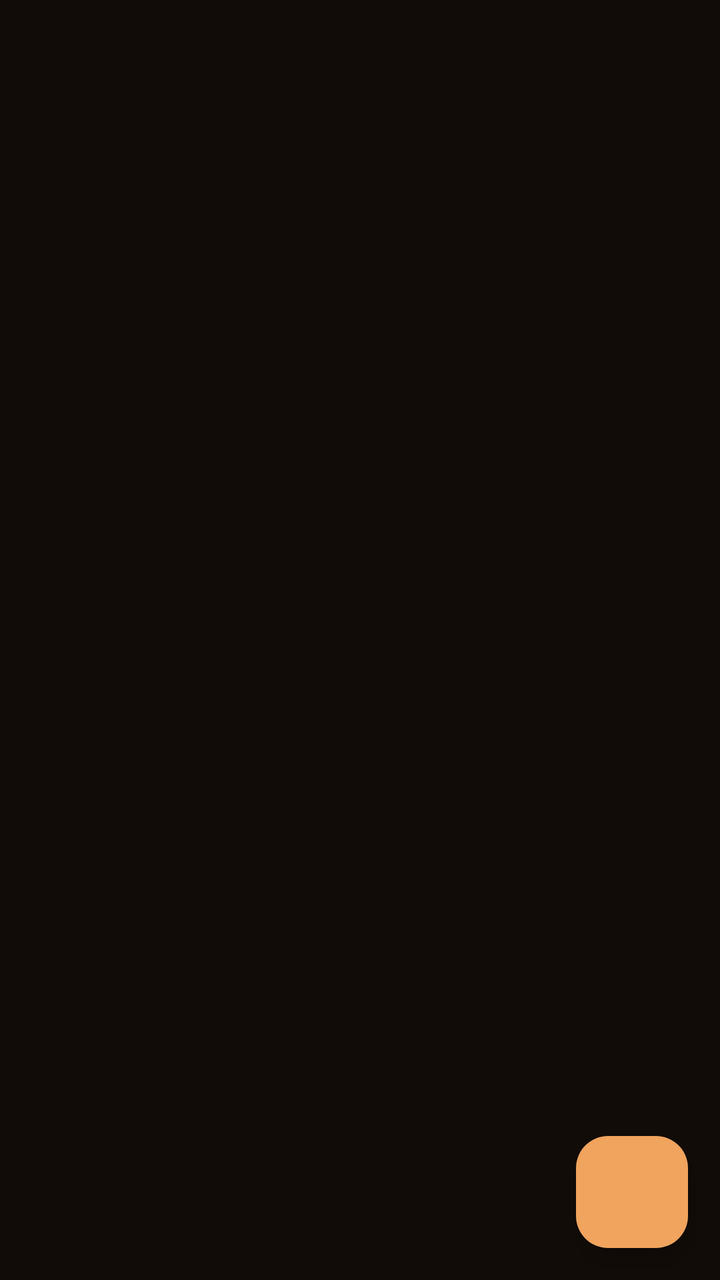
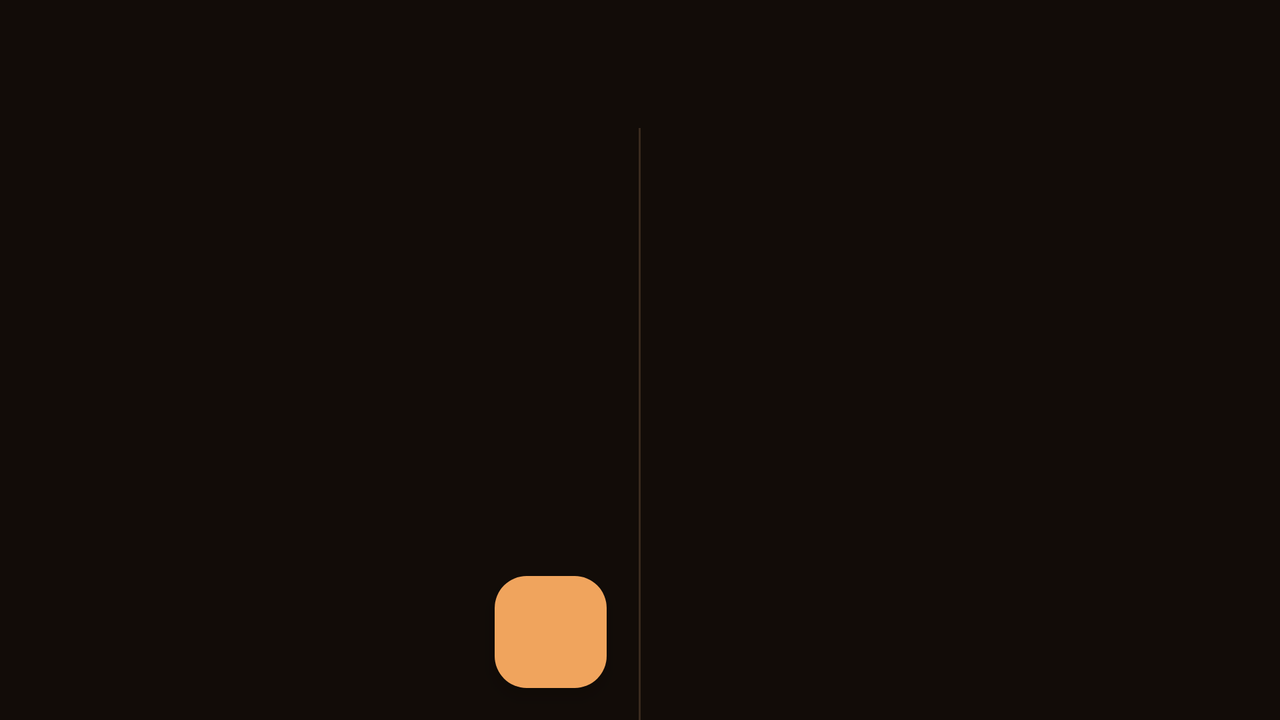

One screen, two layout resources from the same app: the default and the repository's alternative for another configuration. Each is rendered where Android would select it; the XML of both is given below.
<!-- AndroidManifest.xml: application theme Theme.Us -->
<!-- res/layout/activity_memories.xml -->
<?xml version="1.0" encoding="utf-8"?>
<LinearLayout xmlns:android="http://schemas.android.com/apk/res/android"
    xmlns:app="http://schemas.android.com/apk/res-auto"
    android:id="@+id/root"
    android:layout_width="match_parent"
    android:layout_height="match_parent"
    android:background="@color/background"
    android:orientation="vertical">

    <com.google.android.material.appbar.MaterialToolbar
        android:id="@+id/toolbar"
        android:layout_width="match_parent"
        android:layout_height="?attr/actionBarSize"
        android:background="@color/background"
        app:titleTextAppearance="@style/Text.Toolbar"
        android:theme="@style/ThemeOverlay.Material3.Dark.ActionBar" />

    <FrameLayout
        android:layout_width="match_parent"
        android:layout_height="0dp"
        android:layout_weight="1">

        <androidx.recyclerview.widget.RecyclerView
            android:id="@+id/list"
            android:layout_width="match_parent"
            android:layout_height="match_parent"
            android:clipToPadding="false"
            android:paddingStart="12dp"
            android:paddingTop="8dp"
            android:paddingEnd="12dp"
            android:paddingBottom="96dp" />

        <TextView
            android:id="@+id/tv_empty"
            android:layout_width="match_parent"
            android:layout_height="wrap_content"
            android:layout_gravity="center"
            android:gravity="center"
            android:padding="32dp"
            android:text="@string/memories_empty"
            android:textAppearance="@style/Text.Body"
            android:visibility="gone" />

        <ProgressBar
            android:id="@+id/progress"
            style="?android:attr/progressBarStyle"
            android:layout_width="wrap_content"
            android:layout_height="wrap_content"
            android:layout_gravity="center_horizontal"
            android:layout_marginTop="24dp"
            android:indeterminateTint="@color/primary"
            android:visibility="gone" />

        <com.google.android.material.floatingactionbutton.FloatingActionButton
            android:id="@+id/fab_add"
            android:layout_width="wrap_content"
            android:layout_height="wrap_content"
            android:layout_gravity="bottom|end"
            android:layout_margin="16dp"
            android:contentDescription="@string/add_memory"
            app:backgroundTint="@color/primary"
            app:srcCompat="@drawable/ic_add"
            app:tint="@color/on_primary" />
    </FrameLayout>
</LinearLayout>
<!-- resources referenced by this layout -->
<resources>
  <color name="background">#120C08</color>
  <color name="on_primary">#2A1709</color>
  <color name="primary">#F0A45D</color>
  <string name="add_memory">New memory</string>
  <string name="memories_empty">No memories yet. Tap + to add your first one.</string>
  <style name="Text.Body" parent="TextAppearance.Material3.BodyMedium">
          <item name="android:textColor">@color/text_secondary</item>
      </style>
  <style name="Text.Toolbar" parent="TextAppearance.Material3.TitleLarge">
          <item name="android:textColor">@color/text_primary</item>
          <item name="android:fontFamily">serif</item>
          <item name="android:textStyle">italic|bold</item>
      </style>
  <style name="Theme.Us" parent="Theme.Material3.Dark.NoActionBar">
          <item name="colorPrimary">@color/primary</item>
          <item name="colorOnPrimary">@color/on_primary</item>
          <item name="colorPrimaryContainer">@color/surface_raised</item>
          <item name="colorOnPrimaryContainer">@color/primary</item>
          <item name="colorSecondary">@color/primary</item>
          <item name="colorOnSecondary">@color/on_primary</item>
          <item name="colorSecondaryContainer">@color/surface_raised</item>
          <item name="colorOnSecondaryContainer">@color/text_primary</item>
          <item name="android:colorBackground">@color/background</item>
          <item name="colorSurface">@color/surface</item>
          <item name="colorOnSurface">@color/text_primary</item>
          <item name="colorOnSurfaceVariant">@color/text_secondary</item>
          <item name="colorSurfaceContainer">@color/surface</item>
          <item name="colorSurfaceContainerHigh">@color/surface_raised</item>
          <item name="colorSurfaceContainerHighest">@color/surface_raised</item>
          <item name="colorOutline">@color/text_secondary</item>
          <item name="colorOutlineVariant">@color/border</item>
          <item name="colorError">@color/danger</item>
          <item name="android:statusBarColor">@android:color/transparent</item>
          <item name="android:navigationBarColor">@android:color/transparent</item>
          <item name="android:windowLightStatusBar">false</item>
      </style>
  <color name="text_secondary">#B8937C</color>
  <color name="text_primary">#F5EDE2</color>
  <color name="surface_raised">#2B1C14</color>
  <color name="surface">#21150F</color>
  <color name="border">#3A2A1E</color>
  <color name="danger">#D37A86</color>
</resources>
<!-- res/layout-land/activity_memories.xml (the repository's variant of the layout above) -->
<!-- drawn on the phone turned sideways -->
<?xml version="1.0" encoding="utf-8"?>
<LinearLayout xmlns:android="http://schemas.android.com/apk/res/android"
    xmlns:app="http://schemas.android.com/apk/res-auto"
    android:id="@+id/root"
    android:layout_width="match_parent"
    android:layout_height="match_parent"
    android:background="@color/background"
    android:orientation="vertical">

    <com.google.android.material.appbar.MaterialToolbar
        android:id="@+id/toolbar"
        android:layout_width="match_parent"
        android:layout_height="?attr/actionBarSize"
        android:background="@color/background"
        app:titleTextAppearance="@style/Text.Toolbar"
        android:theme="@style/ThemeOverlay.Material3.Dark.ActionBar" />

    <LinearLayout
        android:layout_width="match_parent"
        android:layout_height="0dp"
        android:layout_weight="1"
        android:orientation="horizontal">

        <FrameLayout
            android:layout_width="0dp"
            android:layout_height="match_parent"
            android:layout_weight="1">

        <androidx.recyclerview.widget.RecyclerView
            android:id="@+id/list"
            android:layout_width="match_parent"
            android:layout_height="match_parent"
            android:clipToPadding="false"
            android:paddingStart="12dp"
            android:paddingTop="8dp"
            android:paddingEnd="12dp"
            android:paddingBottom="96dp" />

            <TextView
                android:id="@+id/tv_empty"
                android:layout_width="match_parent"
                android:layout_height="wrap_content"
                android:layout_gravity="center"
                android:gravity="center"
                android:padding="32dp"
                android:text="@string/memories_empty"
                android:textAppearance="@style/Text.Body"
                android:visibility="gone" />

            <ProgressBar
                android:id="@+id/progress"
                style="?android:attr/progressBarStyle"
                android:layout_width="wrap_content"
                android:layout_height="wrap_content"
                android:layout_gravity="center_horizontal"
                android:layout_marginTop="24dp"
                android:indeterminateTint="@color/primary"
                android:visibility="gone" />

            <com.google.android.material.floatingactionbutton.FloatingActionButton
                android:id="@+id/fab_add"
                android:layout_width="wrap_content"
                android:layout_height="wrap_content"
                android:layout_gravity="bottom|end"
                android:layout_margin="16dp"
                android:contentDescription="@string/add_memory"
                app:backgroundTint="@color/primary"
                app:srcCompat="@drawable/ic_add"
                app:tint="@color/on_primary" />
        </FrameLayout>

        <View
            android:layout_width="1dp"
            android:layout_height="match_parent"
            android:background="@color/border" />

        <FrameLayout
            android:id="@+id/detail_container"
            android:layout_width="0dp"
            android:layout_height="match_parent"
            android:layout_weight="1" />
    </LinearLayout>
</LinearLayout>
<!-- resources referenced by the variant -->
<!-- as the phone turned sideways resolves them -->
<resources>
  <color name="background">#120C08</color>
  <color name="border">#3A2A1E</color>
  <color name="on_primary">#2A1709</color>
  <color name="primary">#F0A45D</color>
  <string name="add_memory">New memory</string>
  <string name="memories_empty">No memories yet. Tap + to add your first one.</string>
  <style name="Text.Body" parent="TextAppearance.Material3.BodyMedium">
          <item name="android:textColor">@color/text_secondary</item>
      </style>
  <style name="Text.Toolbar" parent="TextAppearance.Material3.TitleLarge">
          <item name="android:textColor">@color/text_primary</item>
          <item name="android:fontFamily">serif</item>
          <item name="android:textStyle">italic|bold</item>
      </style>
  <style name="Theme.Us" parent="Theme.Material3.Dark.NoActionBar">
          <item name="colorPrimary">@color/primary</item>
          <item name="colorOnPrimary">@color/on_primary</item>
          <item name="colorPrimaryContainer">@color/surface_raised</item>
          <item name="colorOnPrimaryContainer">@color/primary</item>
          <item name="colorSecondary">@color/primary</item>
          <item name="colorOnSecondary">@color/on_primary</item>
          <item name="colorSecondaryContainer">@color/surface_raised</item>
          <item name="colorOnSecondaryContainer">@color/text_primary</item>
          <item name="android:colorBackground">@color/background</item>
          <item name="colorSurface">@color/surface</item>
          <item name="colorOnSurface">@color/text_primary</item>
          <item name="colorOnSurfaceVariant">@color/text_secondary</item>
          <item name="colorSurfaceContainer">@color/surface</item>
          <item name="colorSurfaceContainerHigh">@color/surface_raised</item>
          <item name="colorSurfaceContainerHighest">@color/surface_raised</item>
          <item name="colorOutline">@color/text_secondary</item>
          <item name="colorOutlineVariant">@color/border</item>
          <item name="colorError">@color/danger</item>
          <item name="android:statusBarColor">@android:color/transparent</item>
          <item name="android:navigationBarColor">@android:color/transparent</item>
          <item name="android:windowLightStatusBar">false</item>
      </style>
  <color name="text_secondary">#B8937C</color>
  <color name="text_primary">#F5EDE2</color>
  <color name="surface_raised">#2B1C14</color>
  <color name="surface">#21150F</color>
  <color name="danger">#D37A86</color>
</resources>
